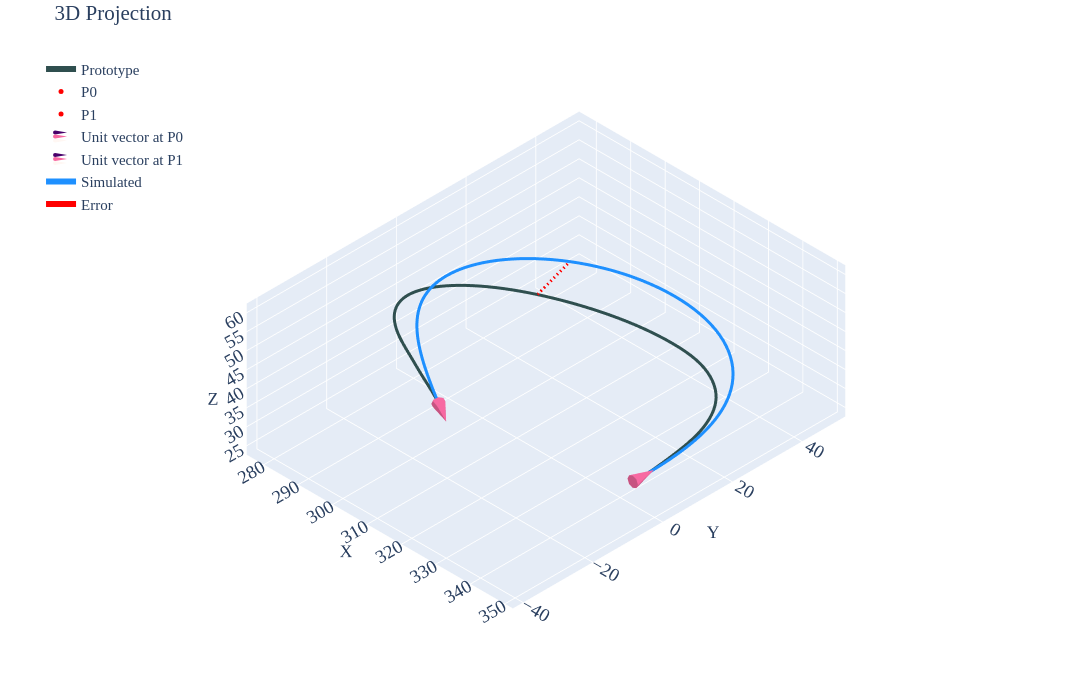

Notebook cell for this chart:
### Code cell
#| label: p1c1

gravity_looper(psit=1,case=1,twist=10,pfix='twist-sens\\twist-cw10\\')
